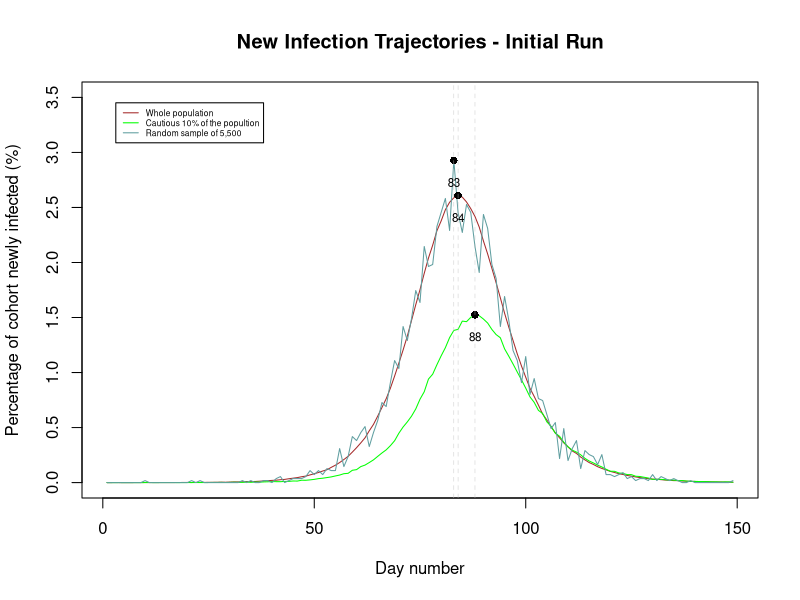

R code for this plot: (Note: a time limit stopped this script after it produced the figure.)
## SEIR Model

## Overview
## ********
## The SEIR model is a model to recreate the trajectory of a epidemic, in particular following the path of infections for 3 cohorts. 
## The whole population, the 'cautious' 10% of the population defined as 10% of the population with the lowest beta values and a 
## random sample of 0.1% of the population. Defining 4 states, susceptible, exposed, infected and recovered or dead on each day 
## an individual moves from susceptible state to the exposed state a function of their contact rate, the infected populations 
## contact rate and a viral infectivity parameter lamda. Each day an individual can move from being exposed to infected with 
## the disease with probability 1/3 and move from infected to recovered or dead with probability 1/5. Using the SEIR function, 
## alongside an initial run this program aims to plot the variability in these cohorts by running the model 10 separate times
## and plotting the variability of the runs. 

## SEIR model details
## ******************
## 1. Vectors are initiated whereby 'x' is defined as the storage vector for the whole population each element can either be 
##    0 = Susceptible ## 1 = Exposed ## 2 = Infected ## 3 = Recovered/Dead 
## 2. Vectors are initiated whereby 'S', 'E', 'I', 'R' are vectors showing how many people are in each state each day
## 3. Beta's are assigned to each individual (using rnom) and stored in 'beta' the bottom 10% is identified and stored
## 4. A random sample of 0.1% is also taken from the population for use later (using sample)
## 5. Model starts by using uniform random deviates (runif) to move people from state E -> I and E -> R
## 5. A person, i,  in state S are assigned a probability of moving to state E by sum_infectious * lamda * beta(i) and 
##    moved to state S based on random deviates (runif)
## 6. Three count vectors are set up, new_infections, new_infections_percentile, new_infections_sample and the number of people 
##    moving from E -> I in each group is recorded for that dat
## 7. Model runs for 150 days
## 8. Plots are created using plot, lines, mtext, ablines and legend functions to plot the trajectory of all three samples

seir <-function(n=5500000,ne=10,nt=150) {
  
  ## SEIR stochastic simulation model
  ## n = population size; ne = initially exposed; nt = number of days
  ## Sum of betas of individual in infected state * beta of susceptible individual * lamda is prob S -> E
  ## 1/3 prob of moving E -> I
  ## 1/5 prob of moving I -> S with the assumption this can happen after 1 day
  ## 0 = Susceptible ## 1 = Exposed ## 2 = Infected ## 3 = Recovered/Dead 
  
  lamda <- 0.4/n ## Assuming overall viral infectivity parameter
  x <-rep(0,n) ## Initializing the vector for persons in susceptible state
  beta <-rlnorm(n,0,0.5); beta <-beta/mean(beta) ## Assuming probability distribution for transmission rate
  x[1:ne] <- 1 ## Assuming some exposed state persons
  
  ## Initializing new daily infections, the cautious 10% with lowest transmission rate values and the 0.1% random sample of the population
  
  new_infections <- new_infections_percentile <- new_infections_sample <- rep(0, nt-1)
  
  
  bottomquantile <- quantile( beta, 0.1 ) ## Beta values in lowest 10%
  low_beta = beta < bottomquantile ## low_beta refers to the 10% cautious persons
  samplepopn <- rep(0, n) ; samplepopn[ sample(1:n, n*0.001) ] <- 1 ## Indicator vector identifying 0.1% random sample from the population
  
  ## The infection model
  
  for (i in 2:nt) { ## Looping over days
    
    
    prob_exp = sum(beta[x == 2]) * lamda * beta	## Calculating the probability of getting infected after being exposed 
    u <-runif(n) ## Generating a uniform random deviates vector for model
    
    xu <- (x == 0 & u < prob_exp)	## Calculating vector xu to store persons after being exposed to infection
    x1 <- which(x == 1)
    x2 <- which(x == 2)
    
    new_infections[i-1] <- sum(xu) 	##New people in infectious state for day i
    new_infections_percentile[i-1] <- sum(xu & low_beta) ##Bottom 10% new people in infectious state for day i
    new_infections_sample[i-1] <- sum(xu & samplepopn == 1) ##Sampled new people in infectious state for day i
    
    x[x2][u[x2] < (1/5)] <- 3 ## Persons changing states from I -> R with prob 1/5
    x[x1][u[x1] < (1/3)] <- 2 ## Persons changing states from E -> I with prob 1/3 as calculated for xu vector
    x[xu] <- 1  ## Persons changing states from S -> E after probability of being exposed
    
  }
  
  ## Returning  list of all required persons/data - new infections per day, infections for the cautious 10% of population and 0.1% random sample from population
  
  return(list(new_infections=new_infections, new_infections_percentile=new_infections_percentile, new_infections_sample=new_infections_sample))
} ## End of SEIR model

## Plotting graphs for the initial model

exec <- seir()

## Normalizing the scales of infections of various cases onto a common scale

xx <- exec$new_infections*100/5500000
yy <- exec$new_infections_percentile*100/550000
zz <- exec$new_infections_sample*100/5500
day <- c(1:149)

## Calculating maximum values(number of days) for each infection peak case

maxxx <- which.max(xx)
maxyy <- which.max(yy)
maxzz <- which.max(zz)

## Plotting various cases on a common scale after normalization

plot(day, xx, pch=19,cex=.5, main="New Infection Trajectories - Initial Run" ,xlab="Day number",ylab="Percentage of cohort newly infected (%)", type = 'l', col = 'brown', ylim = c(0,3.5))
lines(yy, col = 'green')
lines(zz, col = 'cadetblue')

## Creating a legend for the plot representing the color of each line and corresponding case of the model

legend("topleft", inset = 0.05, legend=c("Whole population", "Cautious 10% of the popultion", "Random sample of 5,500"),col=c("brown", "green", "cadetblue"), lty=1:1, cex=0.5)

## Creating a line to highlight the day at which each case peaks in the model

points(maxxx, max(xx), pch=16) ; points(maxyy, max(yy), pch=16) ; points(maxzz, max(zz), pch=16)
abline(v = c(maxxx, maxyy, maxzz) , lty=c(2, 2, 2), lwd=c(0.4, 0.4, 0.4), col=c("grey", "grey"))
text(maxxx, max(xx)-0.2, labels = maxxx, cex = 0.7) ; text(maxyy, max(yy)-0.2, labels = maxyy, cex = 0.7) ; text(maxzz, max(zz)-0.2, labels = maxzz, cex = 0.7)

## 10 sample runs - Overview
## *************************
## Plotting graphs replicating 10 model simulations to represent the variability of the infections in each of the three cohorts. Trajectory
## of the pandemic is plotted for each sample run alongside a stripchart and boxplot. The boxplot shows the variabilty in pandemic peak for the 10 runs 
## , however, it ignores the pairwsie variability or day on day changes in infection peaks. The first stripchart shows the day on day variability by 
## standardizing the infection peak movement from one sample run to the next to 10 days movement and showing the corresponding movement in the other 
## cohorts peak. While the second stripshart shows the change in cohorts infection peak from run to run compared to the change in infection peak for the 
## whole population.

v1 <- v2 <- v3 <- rep(0, 10) ##initialize vector to store day of infection peak for each cohort for each sample run
d1 <- d2 <- d3 <- rep(0,9) ##initialize vector to store the difference in the infection peak between each run
sd1 <- sd2 <- sd3 <- rep(10,9) ##initialize vector to store the standardized difference in the infection peak between each run coressponding to 10 day movement for whole popn
dd2 <- dd3 <- rep(0,9) ##initialize vector to store the  difference in the infection peak movement compared to the whole populations infection peak moveemnt 

## Looping over to run the model for 10 times with parallel normalization and finding maximum day at which infection peaks of each cohort

for (i in 1:10) {
  run <- seir()
  
  xx <- run$new_infections*100/5500000
  yy <- run$new_infections_percentile*100/550000
  zz <- run$new_infections_sample*100/5500
  
  v1[i] <- which.max(run$new_infections*100/5500000)
  v2[i] <- which.max(run$new_infections_percentile*100/550000)
  v3[i] <- which.max(run$new_infections_sample*100/550)

  ## Plotting each sample run
  
  plot(day, xx, pch=19,cex=.5, main=paste("New Infection Trajectories - Run", i)  ,xlab="Day number",ylab="Percentage of cohort newly infected (%)", type = 'l', col = 'brown', ylim = c(0,3.5))
  lines(yy, col = 'green')
  lines(zz, col = 'cadetblue')
  legend("topleft", inset = 0.05, legend=c("Whole population", "Cautious 10% of the popultion", "Random sample of 5,500"),col=c("brown", "green", "cadetblue"), lty=1:1, cex=0.5)
  points(unlist(v1[i]), max(xx), pch=16) ; points(unlist(v2[i]), max(yy), pch=16) ; points(unlist(v3[i]), max(zz), pch=16)
  abline(v = c(unlist(v1[i]), unlist(v2[i]), unlist(v3[i])) , lty=c(2, 2, 2), lwd=c(0.4, 0.4, 0.4), col=c("grey", "grey"))
  text(unlist(v1[i]), max(xx)-0.2, labels = unlist(v1[i]), cex = 0.7) ; text(unlist(v2[i]), max(yy)-0.2, labels = unlist(v2[i]), cex = 0.7) ; text(unlist(v3[i]), max(zz)-0.2, labels = unlist(v3[i]), cex = 0.7)
  
}

## Calculating the change in the infection peak for each cohort from sample run to the next

for (i in 1:9) { ##Loop over each day to the next
  
  ## If the change in infection peak of whole popn between 2 sample runs is 0 assume 1 day change in infection peak
  
  if (v1[i+1] == v1[i]) { 
    d1[i] <- 1
  } else {
    d1[i] <- v1[i+1] - v1[i] ## Storage of change in infection peak between two runs
  }
  
  d2[i] <- v2[i+1] - v2[i] ## Storage of change in infection peak for cautious 10% of popn
  d3[i] <- v3[i+1] - v3[i] ## Storage of change in infection peak for sample 0.1% of popn
  
  }

sd2 <- (d2/d1)*10 ##Standardizing the movement in cautious 10% infection peak  corresponding to a 10 day movement in infection peak for the whole population
sd3 <- (d3/d1)*10 ##Standardizing the movement in random 0.1% infection peak  corresponding to a 10 day movement in infection peak for the whole population

dd2 <- d2 - d1 #Difference between move in infection people for whole population compared to cautious 10%
dd3 <- d3 - d1 #Difference between move in infection people for whole population compared to random 0.1%

## Box plot representing the peak values for 10 runs for each of the 3 cases/cohorts

boxplot(v1, v2, v3, main = "Boxplot & Whistlers for the infection peak of 3 cohorts", horizontal = TRUE, col = c("brown","green", "cadetblue"), names = c("Whole population", "Cautious 10%", "Random sample"), at = c(1, 6, 11))

## Stripchart representing the movement in infection peaks corresponding to a 10 day move in the infection peak of whole popn

datapeakstd <- list("Whole population"=sd1, "Cautious 10%"=sd2, "Random sample" =sd3) ##list of standardized movements in infection peak for three cohorts

stripchart(datapeakstd, main="Cohort's Infection peak movement Vs \nStandardized 10 day move in population peak ", xlab="Movement in infection peak (days)", ylab="Cohort",method="jitter",col = c("brown","green", "cadetblue"),pch=16)

## Stripchart representing the movement in infection peaks compared to the move in the infection peak of whole popn from sample run to sample run

datapeak <- list("Cautious 10%"=dd2, "Random sample" =dd3) ##list of standardized movements in infection peak for three cohorts

stripchart(datapeak, main="Cohort's Infection peak movement Vs \nmove in population peak ", xlab="Movement in infection peak compared\n to infection peak movement in whole popn movement (days)", ylab="Cohort",method="jitter",col = c("brown","green", "cadetblue"),pch=16)

## Conclusion
## The graphs plotted show that infection trajectories simulated using the ZOE data app will have a later peak compared to similation of the whole popluation iven they are cautious 
## (later peaks on line graphs). Infection trajectories using the ZOE app are likely to show lower variability from run to run regarding the infection peak compared to the REACT-2
## trajectories (given the cluster of points around 10 days for cautious 10% on the stripchart compared to the random sample). However, the ZOE app data's simulated movement in infection
## peak will still show variability of +/-2/3 days compared to a simulated model of the whole population (last stripchart).
